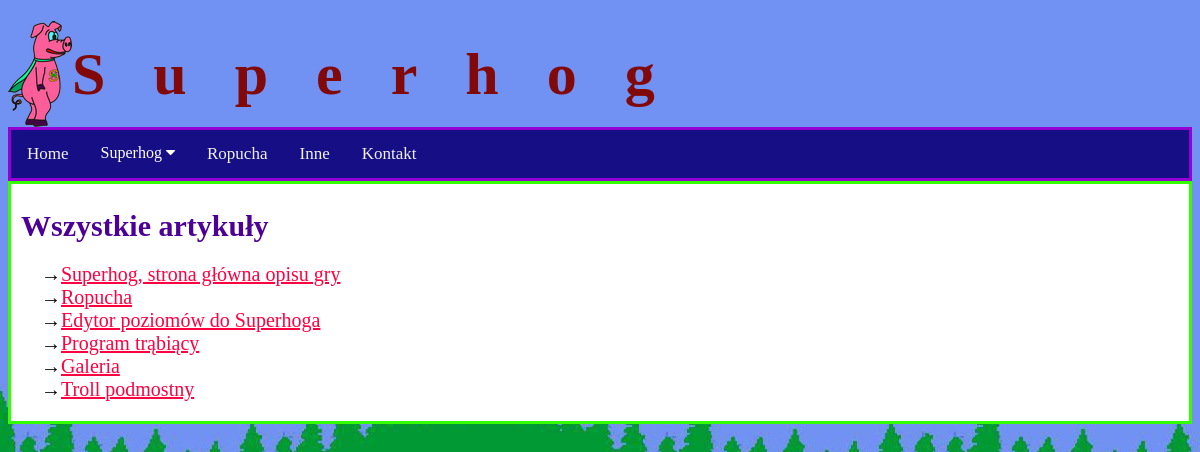
Page /content_list on the earlier database version.
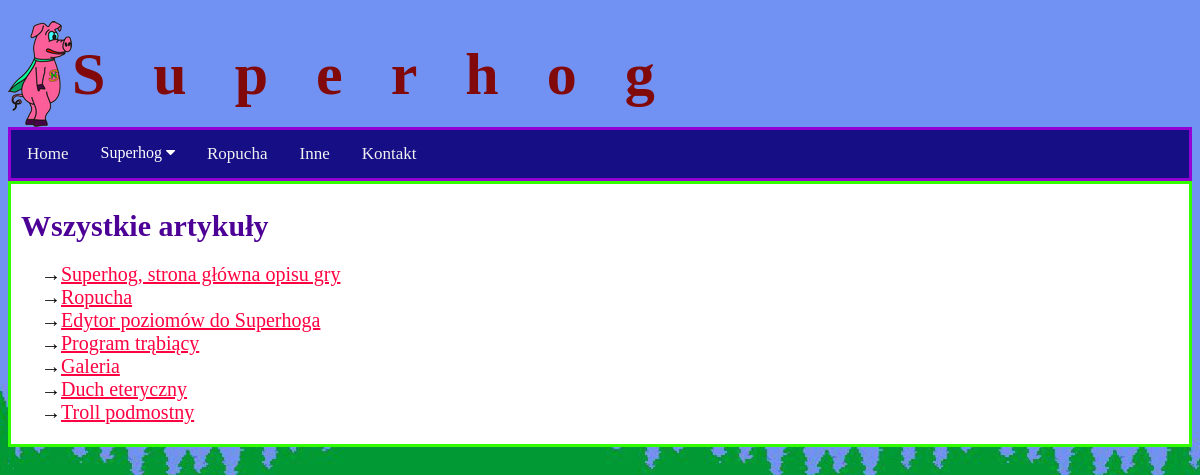
Same page on the later database version.
### superhog_app/models.py (models this page shows, shortened)
class Article(models.Model):
    SH_MISC = 0
    SH_GAMEPLAY = 1
    SH_CREATURE = 2
    SH_SOURCE_CODE = 3
    OTHER = 10
    ARTICLE_TYPE_CHOICES = [
        (0, "Superhog różne"),
        (1, "Superhog rozgrywka"),
        (2, "Superhog potwory"),
        (3, "Superhog kod źródłowy"),
        (10, "Inne programy"),
    ]
    title = models.CharField(max_length = 60)
    publication_date = models.DateTimeField(auto_now_add=True, blank=True)
    basic_description = models.TextField(default="")
    gallery = models.ManyToManyField(ExternalFileInfo)
    article_type = models.SmallIntegerField(choices=ARTICLE_TYPE_CHOICES, default=SH_MISC)

### superhog_app/views.py (the view)
# urls.py: path('content_list', views.ContentListView.as_view(), name = "content_list"),
class ContentListView(generic.ListView):
    template_name = "sh_app/content_list.html"
    context_object_name = "articles_list"
    def get_queryset(self):
        return Article.objects.order_by('title')

### superhog_app/templates/sh_app/content_list.html (shortened to what this page needs)
{% extends "sh_app/base.html" %}
{% load static %}
{% block article %}
<div class = "sh-article">
<h1 class = "sh-article-title">Wszystkie artykuły</h1>
<ul class = "sh-articles-list">
    <li>
        <a href = "/superhog">Superhog, strona główna opisu gry</a>
    </li>
    <li>
        <a href = "/ropucha">Ropucha</a>
    </li>
    <li>
        <a href = "/levels_editor">Edytor poziomów do Superhoga</a>
    </li>
    <li>
        <a href = "/elephant">Program trąbiący</a>
    </li>
    <li>
        <a href = "/gallery">Galeria</a>
    </li>
    {% for a1 in articles_list %}
    <li>
        <a href = "/article{{a1.id}}"> {{a1.title}} </a>
    </li>
    {% endfor %}
</ul>
</div>
{% endblock %}

Differences in the rows shown:
added Article: title "Duch eteryczny"
